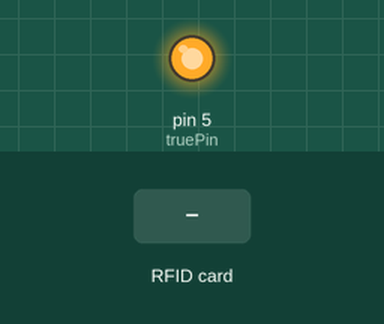
This sketch was run on a simulated Arduino Uno, built with avr-gcc and run on an emulated ATmega328P. Parts: output pins drawn as LEDs (lit = HIGH). The inputs (shaded band) are chosen by the test bench. The audio player accepts every command and is not drawn; pins used as bus, display or sensor lines are not drawn; what the sketch prints to the serial monitor is not drawn.

Above: at 1.3 s.
1.4 s: RFID card 5E 7A 19 C4 held to the reader
Timing chart, 0 to 4.4 s (numbered marks = the images above; inputs shaded):
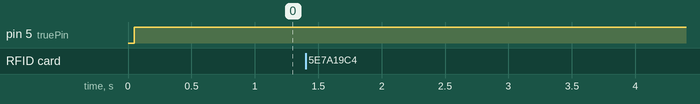

The sketch:

Project_2.8.ino
```cpp
/*
  Chương trình đọc RFID từ RFID-RC522
  Cắm chân (Arduino Uno):
  SDA: Pin 10
  SCK: Pin 13
  MOSI: Pin 11
  MISO: Pin 12
  RST: Pin 9
*/

#include <SPI.h>
#include "RFID.h"
#include "SoftwareSerial.h"
#include "DFRobotDFPlayerMini.h"

#define SS_PIN 10
#define RST_PIN 9

RFID rfid(SS_PIN, RST_PIN);

int truePin = 5;
//int falsePin = 7;
int countFalse = 0;

int tag1[5] = {202, 115, 220, 77, 40};
int tag2[5] = {42, 26, 12, 110, 82};
int newtag[5] = {0, 0, 0, 0, 0};

int ok = -1;
bool flag = false;

SoftwareSerial mySoftwareSerial(2, 3); // RX, TX
DFRobotDFPlayerMini myDFPlayer;

void setup()
{
  Serial.begin(9600);
  mySoftwareSerial.begin(9600);
  SPI.begin();

  rfid.init();

  pinMode(truePin, OUTPUT);
  digitalWrite(truePin, HIGH);
  //
  //  pinMode(falsePin,OUTPUT);
  //  digitalWrite(falsePin, HIGH);
  Serial.println(F("Initializing DFPlayer ... (May take 3~5 seconds)"));

  if (!myDFPlayer.begin(mySoftwareSerial)) {  //Use softwareSerial to communicate with mp3.
    Serial.println(F("Unable to begin:"));
    Serial.println(F("1.Please recheck the connection!"));
    Serial.println(F("2.Please insert the SD card!"));
    //while(true);
  }
  Serial.println(F("DFPlayer Mini online."));

  myDFPlayer.volume(30);  //Set volume value. From 0 to 30

  while (flag == false) {
    readTags();
  }

}

void loop()
{

}

boolean compareTag(int aa[5], int bb[5])
{
  boolean ff = false;
  int fg = 0;
  for (int cc = 0 ; cc < 5 ; cc++)
  {
    if (aa[cc] == bb[cc])
    {
      fg++;
    }
  }
  if (fg == 5)
  {
    ff = true;
  }
  return ff;
}

void checkTags() // compares each tag against the tag just read
{
  ok = 0; // this variable helps decision-making,
  // if it is 1 we have a match, zero is a read but no match,
  // -1 is no read attempt made
  if (compareTag(newtag, tag1) == true)
  {
    ok++;
  }
  if (compareTag(newtag, tag2) == true)
  {
    ok++;
  }
}

void readTags()
{
  ok = -1;

  if (rfid.isCard()) {
    if (rfid.readCardSerial()) {
      for (int i = 0; i < 5; i++) {
        newtag[i] = rfid.serNum[i];
      }
    }
    for (int i = 0; i < 5; i++) {
      Serial.print(newtag[i]);
    }
    delay(300);
    checkTags();
    delay(100);

    rfid.halt();

    // now do something based on tag type
    if (ok > 0) // if we had a match
    {

      Serial.println("Accepted");
      digitalWrite(truePin, LOW);
      myDFPlayer.play(1);
      ok = -1;
      flag = true;

    }
    else if (ok == 0) // if we didn't have a match
    {
      Serial.println("Rejected");
      if (countFalse > 1) {
        myDFPlayer.play(2);
        ok = -1;
        flag = true;
        countFalse = 0;
      }
      countFalse++;
    }
  }
}
```

Measured:
- after the input at 1.4 s, every drawn part: stays the same
